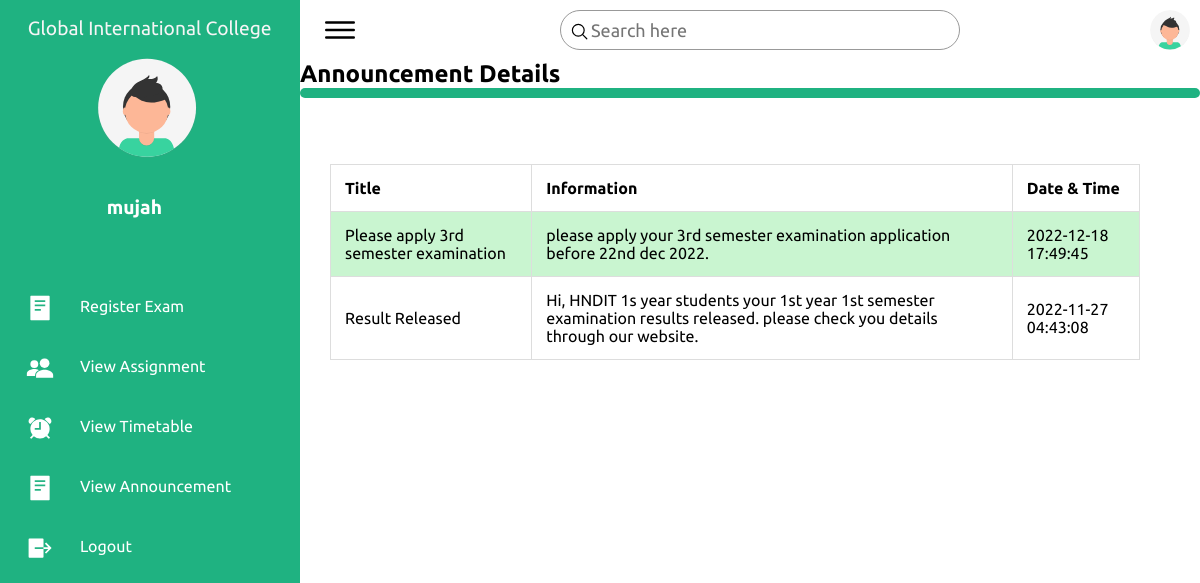
The page /Sfetch_announcement.php (signed in) on the database its author committed.
### tables this page shows
CREATE TABLE IF NOT EXISTS `stu_reg` (
  `id` int NOT NULL AUTO_INCREMENT,
  `fullname` varchar(20) NOT NULL,
  `regno` varchar(20) NOT NULL,
  `emailadd` varchar(30) NOT NULL,
  `nic` varchar(12) NOT NULL,
  `username` varchar(10) NOT NULL,
  `password1` varchar(20) NOT NULL,
  `cpassword` varchar(20) NOT NULL,
  `course` varchar(20) NOT NULL,
  `year1` varchar(50) NOT NULL,
  PRIMARY KEY (`id`),
  UNIQUE KEY `nic` (`nic`)
);

CREATE TABLE IF NOT EXISTS `store_ann` (
  `id` int NOT NULL AUTO_INCREMENT,
  `title` varchar(50) NOT NULL,
  `desc1` varchar(150) NOT NULL,
  `date1` timestamp NULL DEFAULT NULL,
  PRIMARY KEY (`id`),
  UNIQUE KEY `tittle` (`title`)
);

### fetch_announcement.php (the view, shortened to what this page needs)
<?php
    require('config.php');
    $query = "SELECT title,desc1,date1 FROM store_ann ORDER BY  id DESC";
    $result = mysqli_query($connection , $query);
    $numrow = mysqli_num_rows($result);
    if($numrow > 0 )
    {
       echo '<table class = "stu_table">';
       echo '<tr>';
       echo '<th>Title</th>';
       echo '<th>Information</th>';
       echo '<th>Date & Time</th>';
       echo '</tr>';
       while ($row = mysqli_fetch_assoc ($result))
       {
        ?>
        <body>
        <tr>
        <td> <?php echo $row ['title']; ?> </td>
        <td><?php echo $row ['desc1']; ?> </td>
        <td> <?php echo $row ['date1']; ?> </td>
       </tr>
<?php
       }
    }
    else
    {
        echo "<script> alert ('Records Not Found') </script>";
    }
?>

### Sfetch_announcement.php (shortened to what this page needs)
<?php
require('config.php');
if(empty($_SESSION['student_id']))
{
 header("location:studentLoginPage.php");
}
else{
    $sql="SELECT * FROM `stu_reg` WHERE id='$_SESSION[student_id]'";
    $result = mysqli_query($connection, $sql);
    $row = $result->fetch_assoc();
}
?>
<!DOCTYPE html>
<html>
<head>
    <link rel="stylesheet" type="text/css" href="DashBoard.css">
</head>
<body>
    <div class="container">
        <div class="navigation">
            <ul>
                <li>
                    <a href="examApplication.php">
                        <span class="GIC">
                        <div class="line">&nbsp; &nbsp; Global International College</div>
                        </span>
                    </a>
                    <a href="#">
                        <p class="logo-DB"><img src="student.svg" width="100px"></p>
                    </a>
                    <a href="#">&nbsp;</a>
                    <a href="#">
                        <p><span class="GIC"><div class="line">
                            <b>&nbsp;&nbsp;&nbsp;&nbsp;&nbsp;&nbsp;&nbsp;&nbsp;&nbsp;&nbsp;&nbsp;&nbsp;&nbsp;&nbsp;&nbsp;&nbsp;&nbsp;&nbsp;&nbsp;&nbsp;
                            <?php   echo  $row["username"];?></b></div></span></p>
                    </a>
                </li>
                <li>
                    <a href="examApplication.php">
                        <span class="icon"><ion-icon name="reader-sharp"></ion-icon></span>
                        <span class="title">Register Exam
                        </span>
                    </a>
                </li>
                <li>
                    <a href="stuassignment.php">
                        <span class="icon"><ion-icon name="people-sharp"></ion-icon></span>
                        <span class="title">View Assignment
                        </span>
                    </a>
                </li>
                <li>
                    <a href="Stimetable.php">
                        <span class="icon"><ion-icon name="alarm-sharp"></ion-icon></span>
                        <span class="title">View Timetable</span>
                    </a>
                </li>
                <li>
                    <a href="Sfetch_announcement.php">
                        <span class="icon"><ion-icon name="reader-sharp"></ion-icon></span>
                        <span class="title">View Announcement
                        </span>
                    </a>
                </li>
                <li>
                    <a href="logout.php">
                        <span class="icon"><ion-icon name="log-out-sharp"></ion-icon></span>
                        <span class="title">Logout</span>
                    </a>
                </li>
            </ul>
        </div>
        <div class="main">
            <div class="topbar">
                <div class="toggle">
                    <ion-icon name="menu-outline"></ion-icon>
                </div>
                 <div class="search">
                    <label>
                        <input type="text" placeholder="Search here">
                        <ion-icon name="search-outline"></ion-icon>
                    </label>
                </div>
                <div class="user">
                    <img src="student.svg">
                </div>
            </div>
            <h2>Announcement Details</h2>
               <div class="btn btn-primary"> </div><br><br>
               <?php
               require_once("./fetch_announcement.php");
                ?>
        </div>
        </div>
</body>
</html>

### DashBoard.css (style rules this page uses)
* { margin: 0; padding: 0; box-sizing: border-box; font-family: 'Ubuntu', sans-serif; }
:root { --blue: #1fb281; --white: #fff; --grey: #f5f5f5; --black1: #222; --blcack2: #999; }
body { min-height: 100vh; overflow: hidden; }
.container { position: relative; width: 100%; }
.navigation { position: fixed; width: 300px; height: 100%; background: var(--blue); border-left: 10px solid var(--blue); transition: 0.5s; overflow: hidden; }
.navigation ul { position: absolute; top: 0; left: 0; width: 100%; }
.navigation ul li { position: relative; width: 100%; list-style: none; border-top-left-radius: 30px; border-bottom-left-radius: 30px; }
.navigation ul li:nth-child(1) { margin-bottom: 40px; pointer-events: none; }
.navigation ul li a { position: relative; display: block; width: 100%; display: flex; text-decoration: none; color: var(--white); }
.navigation ul li a .icon { position: relative; display: block; min-width: 60px; height: 60px; line-height: 80px; text-align: center; }
.navigation ul li a .icon ion-icon { font-size: 1.75em; }
.navigation ul li a .title { position: relative; display: block; padding: 0 10px; height: 60px; line-height: 60px; text-align: start; white-space: nowrap; }
.main { position: absolute; width: calc(100% - 300px); left: 300px; min-height: 100vh; background: var(--white); transition: 0.5s; }
.topbar { width: 100%; height: 60px; display: flex; justify-content: space-between; align-items: center; padding: 0 10px; }
.toggle { position: relative; top: 0; width: 60px; height: 60px; display: flex; justify-content: center; align-items: center; font-size: 2.5em; cursor: pointer; }
.search { position: relative; width: 400px; margin: 0 10px; }
.search label { position: relative; width: 100%; }
.search label input { width: 100%; height: 40px; border-radius: 40px; padding: 5px 20px; padding-left: 30px; font-size: 18px; outline: none; border: 1px solid var(--blcack2); }
.search label ion-icon { position: absolute; top: 0; left: 10px; font-size: 1.2em; }
.user { position: relative; width: 40px; height: 40px; border-radius: 50%; overflow: hidden; cursor: pointer; }
.user img { position: relative; top: 0; left: 0; width: 100%; height: 100%; object-fit: cover; }
.btn { position: relative; padding: 5px 10px; background: var(--blue); text-decoration: none; color: var(--white); border-radius: 6px; }
.logo-DB { position: relative; top: 0; left: 30%; width: 100%; height: 100%; object-fit: cover; }
.GIC { text-align: center; color: #f5f5f5; }
.line { line-height: 300%; font-size: larger; }

### fetch_announcement.php (style rules this page uses)
.stu_table { margin-top: 30px; margin-bottom: 50px; font-family: arial, sans-serif; border-collapse: collapse; margin-left: 30px; width: 90%; }
td, th { border: 1px solid #dddddd; text-align: left; padding: 14px; }
tr:nth-child(even) { background-color: #c9f5d0; }

### rows shown on the page
stu_reg: username "mujah"
store_ann: title "Please apply 3rd semester examination", desc1 "please apply your 3rd semester examination application before 22nd dec 2022.", date1 "2022-12-18 17:49:45"
store_ann: title "Result Released", desc1 "Hi, HNDIT 1s year students your 1st year 1st semester examination results released. please check you details through our website.", date1 "2022-11-27 04:43:08"
